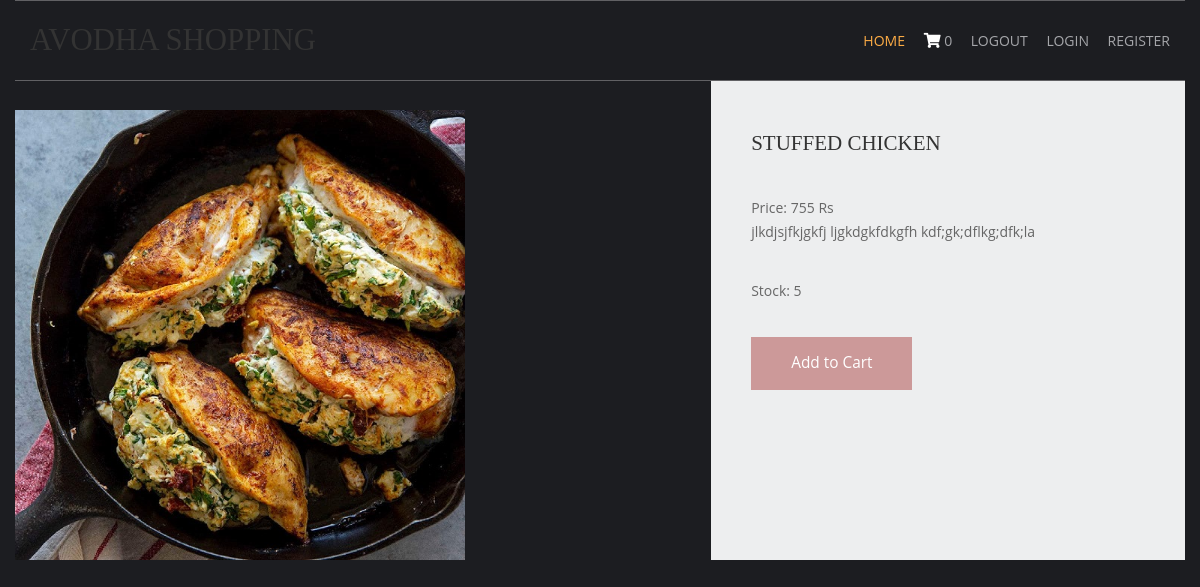
/chicken-recipes/stuffed-chicken, run on the app's committed database.
### shop/models.py (models this page shows, shortened)
class products(models.Model):
    name=models.CharField(max_length=250,unique=True)
    slug=models.SlugField(max_length=250,unique=True)
    img=models.ImageField(upload_to='product')
    desc=models.TextField()
    stock=models.IntegerField()
    available=models.BooleanField()
    price=models.IntegerField()
    category=models.ForeignKey(categ,on_delete=models.CASCADE)

### shop/views.py (the view)
# urls.py: path('<slug:c_slug>/<slug:product_slug>',views.prodDetails,name='details'),
def prodDetails(request,c_slug,product_slug):
    try:
        prod = products.objects.get(category__slug=c_slug,slug=product_slug)
    except Exception as e:
        raise e
    return render(request, "index_item.html", {'pr': prod})

### cart/context_processor.py (called while the page is built)
def count(request):
    item_count=0;
    if 'admin' in request.path:
        return{}
    else:
        try:
            ct=cartlist.objects.filter(cart_id=c_id(request))
            cti=items.objects.all().filter(cart=ct[:1])
            for c in cti:
                item_count+=c.quan
        except cartlist.DoesNotExist:
            item_count=0
        return dict(itc=item_count)

### cart/views.py (called while the page is built)
def c_id(request):
    ct_id=request.session.session_key
    if not ct_id:
        ct_id=request.session.create()
    return ct_id

### templates/index_item.html (shortened to what this page needs)
{% extends 'base.html'%}
{% load static %}
{% block content %}
<html lang="">
<head>
    <link href="{% static 'item/fontawesome/css/all.min.css'%}" rel="stylesheet" />
    <link href="{% static 'item/css/templatemo-comparto.css'%}" rel="stylesheet" />
</head>
   <body>
        <section class="tm-mb-1" id="about">
            <div class="tm-row tm-about-row">
                <div class="tm-section-1-l">
                    <br>
                    <img src="{{pr.img.url}}" alt="About image" style="width:450px;height:450px; class="tm-img-responsive">
                </div>
                <article class="tm-section-1-r tm-bg-color-8">
                    <h2 class="tm-mb-2 tm-title-color">{{pr.name}}</h2>
                    <p>Price: {{pr.price}} Rs <br> {{pr.desc}}</p>
                    <p>Stock: {{pr.stock}}</p>
   {% if pr.stock <= 0 %}
                    <h1 style="color:red">Sorry. No stock left</h1>
                    {% else %}
                    <a href="{% url 'addcart' pr.id %}" class="tm-btn tm-btn-1 tm-link-to-services">Add to Cart</a>
   {% endif %}
                </article>
            </div>
        </section>
</body>
</html>
{% endblock %}

### static/product/layout/styles/layout.css (style rules this page uses)
*, *::before, *::after { transition:all .3s ease-in-out; }
body { color:#A5A6AA; background-color:#1C1D21; }
a { color:#FBAB45; }

### static/item/css/templatemo-comparto.css (style rules this page uses)
*, *::before, *::after { box-sizing: border-box; outline: none; }
ul, h1, h2, h3, h4, p, figure { padding: 0; margin: 0; }
body { font-family: 'Open Sans', Arial, sans-serif; font-size: 18px; overflow-x: hidden; padding-left: 15px; padding-right: 15px; margin: 0; }
h2 { font-size: 1.5rem; }
a { transition: all 0.3s ease; text-decoration: none; }
p { color: #666; line-height: 1.7; margin-bottom: 35px; }
h1, h2, h3, h4, h5, h6 { color: #333; }
.tm-mb-1 { margin-bottom: 20px; }
.tm-mb-2 { margin-bottom: 40px; }
.tm-bg-color-8 { background-color: #EDEEEF; }
.tm-section-1-l { width: 57.85%; margin-right: 1.65%; }
.tm-section-1-r { padding: 50px 40px; width: 40.5%; }
.tm-row { display: flex; }
.tm-btn { display: inline-block; padding: 15px 40px; font-size: 1.1rem; border: none; background-color: #CC9999; color: white; }
a { color: #666; }

### static/product/layout/styles/framework.css (style rules this page uses)
html { overflow-y:scroll; overflow-x:hidden; }
html, body { margin:0; padding:0; font-size:14px; line-height:1.6em; }
*, *::before, *::after { box-sizing:border-box; }
a { outline:none; text-decoration:none; }
img { width:auto; max-width:100%; height:auto; margin:0; padding:0; border:none; line-height:normal; vertical-align:middle; }
body, input, textarea, select { font-family:Verdana, Geneva, sans-serif; }
h1, h2, h3, h4, h5, h6, .heading { font-family:Georgia, "Times New Roman", Times, serif; }
::placeholder { opacity:1; }
h1, h2, h3, h4, h5, h6, .heading { margin:0 0 20px 0; font-size:1.4rem; line-height:normal; font-weight:normal; text-transform:uppercase; }
address, article, aside, figcaption, figure, footer, header, main, nav, section { display:block; margin:0; padding:0; }

### data on the page
products: img (picture), name "STUFFED CHICKEN", price "755", desc "jlkdjsjfkjgkfj ljgkdgkfdkgfh kdf;gk;dflkg;dfk;la", stock "5"

### other printed values
{{ itc }} "0"
